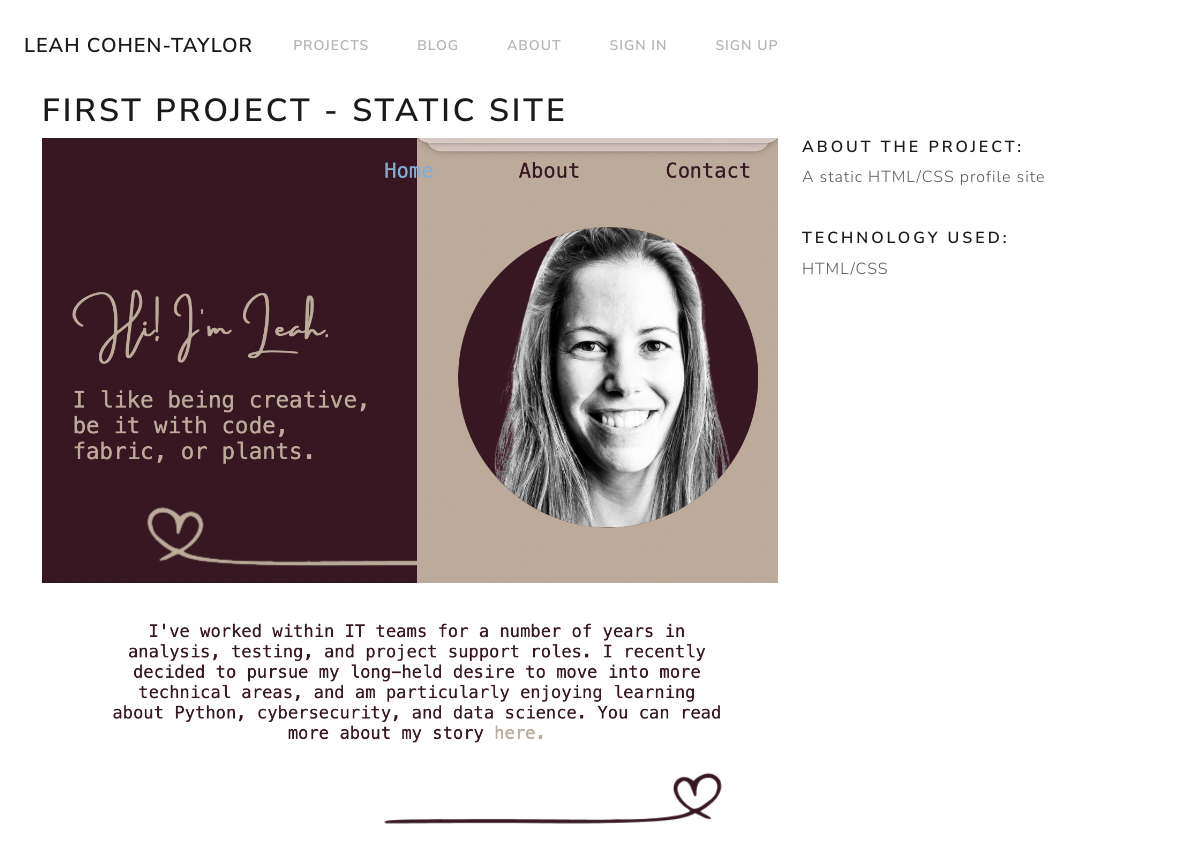
The app's page /projects/project-1/ with its own data.
### projects/models.py (models this page shows, shortened)
class Project(models.Model):
    title = models.CharField(max_length=100)
    slug = models.SlugField(max_length=255, unique=True, null=False)
    description = models.TextField()
    technology = models.CharField(max_length=25)
    image = models.FilePathField(path="/img")

### projects/views.py (the view)
# urls.py: path("<slug:slug>/", views.project_detail, name = 'project_detail'),
def project_detail(request, slug):
    project = Project.objects.get(slug=slug)
    context = {
        'project' : project
    }
    return render(request, 'project_detail.html', context)

### projects/templates/project_detail.html (shortened to what this page needs)
{% extends "blog/base.html" %}
{% load static %}
{% block page_content %}
<h1>{{ project.title }}</h1>
<div class="row">
    <div class="col-md-8">
        <img src="{% static project.image %}" alt="" width="100%">
    </div>
    <div class="col-md-4">
        <h5>About the project:</h5>
        <p>{{ project.description }}</p>
        <br>
        <h5>Technology used:</h5>
        <p>{{ project.technology }}</p>
    </div>
</div>
{% endblock %}

### records on screen
Project: title "FIRST PROJECT - STATIC SITE", image (picture), description "A static HTML/CSS profile site", technology "HTML/CSS"
